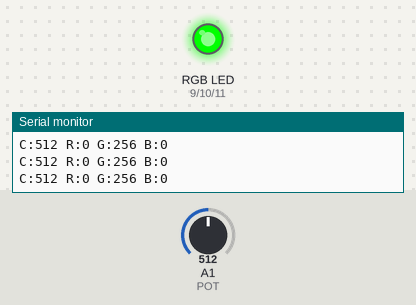
Simulated run of this sketch. Board: Arduino Uno, built with avr-gcc and run on an emulated ATmega328P. Parts: an RGB LED mixed from three pins (HIGH = lit), the last lines printed to the serial monitor. The test bench sets the inputs (shaded band); at power-on: A1 (POT) = 512. Dim RGB values are drawn brighter than linear.

Above: at 1.2 s.
1.3 s: A1 (POT) set to 111
At 2.4 s:
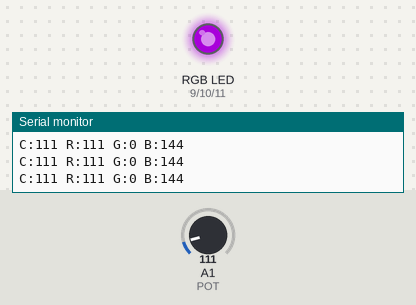
2.8 s: A1 (POT) set to 93
At 4.0 s:
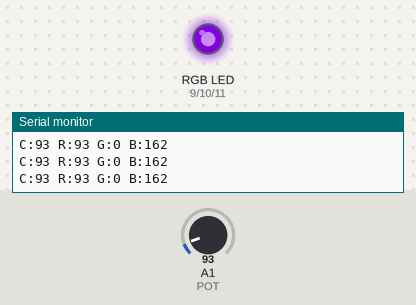
4.3 s: A1 (POT) set to 0
At 4.7 s:
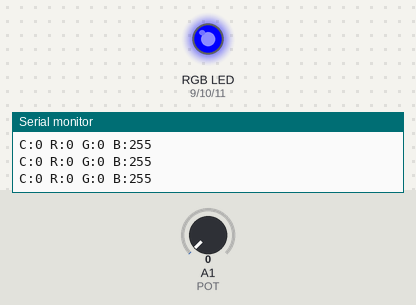
5.8 s: A1 (POT) set to 8
At 6.9 s:
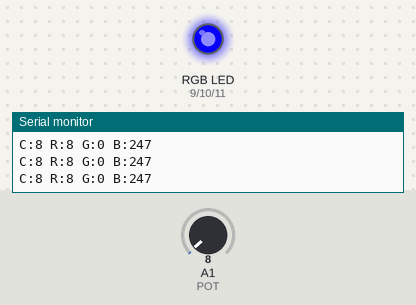
7.3 s: A1 (POT) set to 11
At 8.5 s:
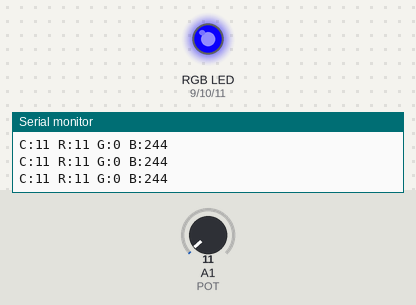
8.8 s: A1 (POT) set to 265
At 10.3 s:
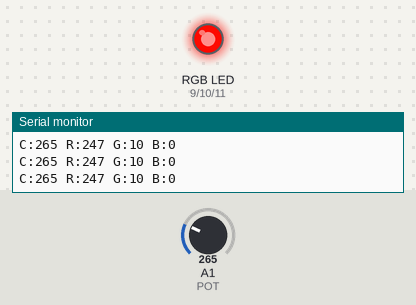
Timing chart, 0 to 11.3 s (numbered marks = the images above; inputs shaded):
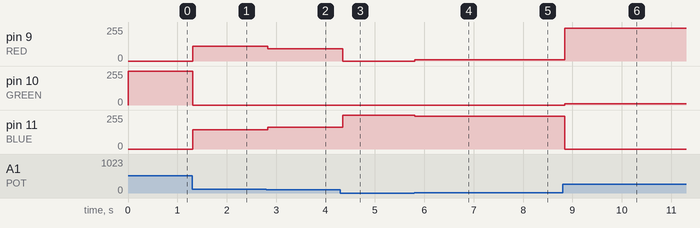

Measured:
- after the input at 1.3 s, pin 9 (RED): 0/255 → 111/255 at once; pin 10 (GREEN): 255/255 → 0/255 at once; pin 11 (BLUE): 0/255 → 144/255 at once
- after the input at 2.8 s, pin 9 (RED): 111/255 → 93/255 at once; pin 11 (BLUE): 144/255 → 162/255 at once
- after the input at 4.3 s, pin 9 (RED): 93/255 → 0/255 after 0.05 s; pin 11 (BLUE): 162/255 → 255/255 after 0.05 s
- after the input at 5.8 s, pin 9 (RED): 0/255 → 8/255 at once; pin 11 (BLUE): 255/255 → 247/255 at once
- after the input at 7.3 s, pin 9 (RED): 8/255 → 11/255 at once; pin 11 (BLUE): 247/255 → 244/255 at once
- after the input at 8.8 s, pin 9 (RED): 11/255 → 247/255 at once; pin 10 (GREEN): 0/255 → 10/255 at once; pin 11 (BLUE): 244/255 → 0/255 at once

The sketch:

RGBLed.ino
```cpp
#define RED     9  // RED pin of the LED to PWM pin 37
#define GREEN  10  // GREEN pin of the LED to PWM pin 36
#define BLUE   11  // BLUE pin of the LED to PWM pin 35
#define STEP   30  // step increment value
#define POT    1   // potentio meter
#define BUTTON 4   // stepper button

int brightness = 0; // will be incresed with stepper button
int color      = 0; // color of led

String txt;

void setup()
{
  pinMode(BUTTON, INPUT);
  pinMode(POT,    INPUT);

  pinMode(RED,    OUTPUT);
  pinMode(GREEN,  OUTPUT);
  pinMode(BLUE,   OUTPUT);

  Serial.begin(9600);

  txt = String("");
}

void loop() {
  color = analogRead(POT);
  setColor(color);
  delay(50);
}

void setColor(int color) {
  int r, g, b;

  if (color < 255) {
    r = color;
    g = 0;
    b = 255 - color;
  } else if (color < 512) {
    r = 512 - color;
    g = color - 255;
    b = 0;
  } else if (color < 768) {
    r = 0;
    g = 768 - color;
    b = color - 512;
  } else {
    r = color - 768;
    g = 0;
    b = 1024 - color;
  }

//    r = (constrain(color, 0, 255));   //red
//    g = (constrain(color, 256, 511) - 256); //green
//    b = (constrain(color, 512, 767) - 512); //blue

  txt = String("C:");
  txt.concat(color);
  txt.concat(" R:");
  txt.concat(r);
  txt.concat(" G:");
  txt.concat(g);
  txt.concat(" B:");
  txt.concat(b);

  Serial.println(txt);

  analogWrite(RED,   r);
  analogWrite(GREEN, g);
  analogWrite(BLUE,  b);
}


//void loop() {
//  for(int     r = 0; r < 255; r+=STEP) {
//    for(int   g = 0; g < 255; g+=STEP) {
//      for(int b = 0; b < 255; b+=STEP) {
//        analogWrite(RED,   r);
//        analogWrite(GREEN, g);
//        analogWrite(BLUE,  b);
//        txt2 = txt + "R:" + r + " G:" + g + " B:"+ b;
//        Serial.println(txt2);
////        delay(10);
//      }
//    }
//  }
//}
```
